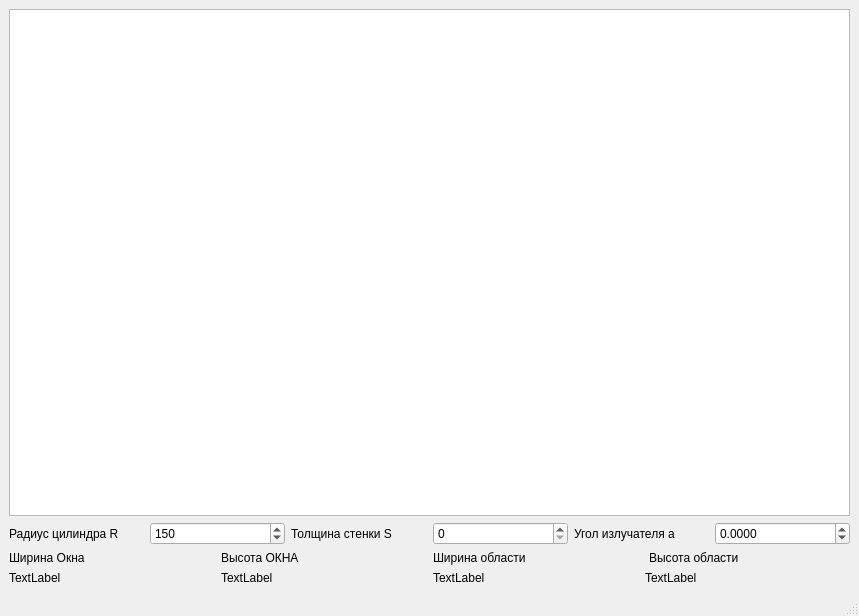
<?xml version="1.0" encoding="UTF-8"?>
<ui version="4.0">
 <class>MainWindow</class>
 <widget class="QMainWindow" name="MainWindow">
  <property name="geometry">
   <rect>
    <x>0</x>
    <y>0</y>
    <width>859</width>
    <height>616</height>
   </rect>
  </property>
  <property name="windowTitle">
   <string>MainWindow</string>
  </property>
  <widget class="QWidget" name="centralwidget">
   <layout class="QGridLayout" name="gridLayout">
    <item row="0" column="0">
     <layout class="QVBoxLayout" name="verticalLayout_6">
      <item>
       <layout class="QVBoxLayout" name="verticalLayout">
        <item>
         <widget class="QGraphicsView" name="graphicsView">
          <property name="backgroundBrush">
           <brush brushstyle="NoBrush">
            <color alpha="255">
             <red>150</red>
             <green>150</green>
             <blue>150</blue>
            </color>
           </brush>
          </property>
         </widget>
        </item>
        <item>
         <layout class="QHBoxLayout" name="horizontalLayout_4">
          <item>
           <layout class="QHBoxLayout" name="horizontalLayout">
            <item>
             <widget class="QLabel" name="label">
              <property name="text">
               <string>Радиус цилиндра R</string>
              </property>
             </widget>
            </item>
            <item>
             <widget class="QSpinBox" name="spin_R">
              <property name="maximum">
               <number>500</number>
              </property>
              <property name="value">
               <number>150</number>
              </property>
             </widget>
            </item>
           </layout>
          </item>
          <item>
           <layout class="QHBoxLayout" name="horizontalLayout_2">
            <item>
             <widget class="QLabel" name="label_2">
              <property name="text">
               <string>Толщина стенки S</string>
              </property>
             </widget>
            </item>
            <item>
             <widget class="QSpinBox" name="spin_S"/>
            </item>
           </layout>
          </item>
          <item>
           <layout class="QHBoxLayout" name="horizontalLayout_3">
            <item>
             <widget class="QLabel" name="label_3">
              <property name="text">
               <string>Угол излучателя a</string>
              </property>
             </widget>
            </item>
            <item>
             <widget class="QDoubleSpinBox" name="spin_a">
              <property name="decimals">
               <number>4</number>
              </property>
              <property name="minimum">
               <double>-90.000000000000000</double>
              </property>
              <property name="maximum">
               <double>90.000000000000000</double>
              </property>
              <property name="singleStep">
               <double>0.001000000000000</double>
              </property>
              <property name="value">
               <double>0.000000000000000</double>
              </property>
             </widget>
            </item>
           </layout>
          </item>
         </layout>
        </item>
       </layout>
      </item>
      <item>
       <layout class="QHBoxLayout" name="horizontalLayout_7">
        <item>
         <layout class="QHBoxLayout" name="horizontalLayout_6">
          <item>
           <layout class="QVBoxLayout" name="verticalLayout_2">
            <item>
             <widget class="QLabel" name="label_4">
              <property name="text">
               <string>Ширина Окна</string>
              </property>
             </widget>
            </item>
            <item>
             <widget class="QLabel" name="Gr_v_W">
              <property name="text">
               <string>TextLabel</string>
              </property>
             </widget>
            </item>
           </layout>
          </item>
          <item>
           <layout class="QVBoxLayout" name="verticalLayout_3">
            <item>
             <widget class="QLabel" name="label_7">
              <property name="text">
               <string>Высота ОКНА</string>
              </property>
             </widget>
            </item>
            <item>
             <widget class="QLabel" name="Gr_v_H">
              <property name="text">
               <string>TextLabel</string>
              </property>
             </widget>
            </item>
           </layout>
          </item>
         </layout>
        </item>
        <item>
         <layout class="QHBoxLayout" name="horizontalLayout_5">
          <item>
           <layout class="QVBoxLayout" name="verticalLayout_4">
            <item>
             <widget class="QLabel" name="label_8">
              <property name="text">
               <string>Ширина области</string>
              </property>
             </widget>
            </item>
            <item>
             <widget class="QLabel" name="Sc_W">
              <property name="text">
               <string>TextLabel</string>
              </property>
             </widget>
            </item>
           </layout>
          </item>
          <item>
           <layout class="QVBoxLayout" name="verticalLayout_5">
            <item>
             <widget class="QLabel" name="label_10">
              <property name="frameShape">
               <enum>QFrame::NoFrame</enum>
              </property>
              <property name="frameShadow">
               <enum>QFrame::Plain</enum>
              </property>
              <property name="lineWidth">
               <number>0</number>
              </property>
              <property name="midLineWidth">
               <number>0</number>
              </property>
              <property name="text">
               <string>Высота области</string>
              </property>
              <property name="indent">
               <number>4</number>
              </property>
             </widget>
            </item>
            <item>
             <widget class="QLabel" name="Sc_H">
              <property name="text">
               <string>TextLabel</string>
              </property>
             </widget>
            </item>
           </layout>
          </item>
         </layout>
        </item>
       </layout>
      </item>
     </layout>
    </item>
   </layout>
  </widget>
  <widget class="QMenuBar" name="menubar">
   <property name="geometry">
    <rect>
     <x>0</x>
     <y>0</y>
     <width>859</width>
     <height>30</height>
    </rect>
   </property>
  </widget>
  <widget class="QStatusBar" name="statusbar"/>
 </widget>
 <resources/>
 <connections/>
</ui>
